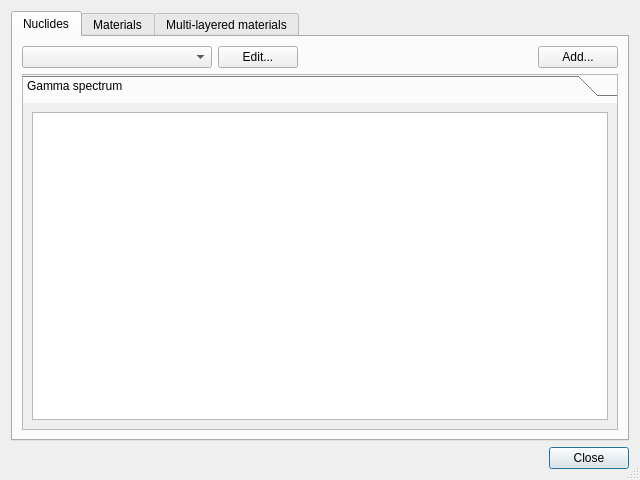
<?xml version="1.0" encoding="UTF-8"?>
<ui version="4.0">
 <class>RadianceReferenceDialog</class>
 <widget class="QDialog" name="RadianceReferenceDialog">
  <property name="windowModality">
   <enum>Qt::NonModal</enum>
  </property>
  <property name="geometry">
   <rect>
    <x>0</x>
    <y>0</y>
    <width>640</width>
    <height>480</height>
   </rect>
  </property>
  <property name="minimumSize">
   <size>
    <width>640</width>
    <height>480</height>
   </size>
  </property>
  <property name="windowTitle">
   <string>Reference</string>
  </property>
  <property name="sizeGripEnabled">
   <bool>true</bool>
  </property>
  <layout class="QVBoxLayout" name="verticalLayout">
   <item>
    <widget class="QTabWidget" name="tabWidget">
     <property name="currentIndex">
      <number>0</number>
     </property>
     <widget class="QWidget" name="nuclidesTabWidget">
      <attribute name="title">
       <string>Nuclides</string>
      </attribute>
      <layout class="QVBoxLayout" name="verticalLayout_2">
       <item>
        <layout class="QHBoxLayout" name="nuclideTopLayout">
         <item>
          <widget class="QComboBox" name="nuclideComboBox">
           <property name="maxVisibleItems">
            <number>20</number>
           </property>
           <property name="minimumContentsLength">
            <number>20</number>
           </property>
          </widget>
         </item>
         <item>
          <widget class="QPushButton" name="editNuclideButton">
           <property name="text">
            <string>Edit...</string>
           </property>
           <property name="icon">
            <iconset resource="../../resources/radiance.qrc">
             <normaloff>:/Radiance/icons/page_white_edit.png</normaloff>:/Radiance/icons/page_white_edit.png</iconset>
           </property>
           <property name="checkable">
            <bool>false</bool>
           </property>
           <property name="autoDefault">
            <bool>false</bool>
           </property>
          </widget>
         </item>
         <item>
          <spacer name="nuclideTopLayoutSpacer">
           <property name="orientation">
            <enum>Qt::Horizontal</enum>
           </property>
           <property name="sizeHint" stdset="0">
            <size>
             <width>40</width>
             <height>20</height>
            </size>
           </property>
          </spacer>
         </item>
         <item>
          <widget class="QPushButton" name="addNuclideButton">
           <property name="text">
            <string>Add...</string>
           </property>
           <property name="icon">
            <iconset resource="../../resources/radiance.qrc">
             <normaloff>:/Radiance/icons/page_white_add.png</normaloff>:/Radiance/icons/page_white_add.png</iconset>
           </property>
           <property name="autoDefault">
            <bool>false</bool>
           </property>
          </widget>
         </item>
        </layout>
       </item>
       <item>
        <widget class="QToolBox" name="nuclideCategoriesToolBox">
         <property name="frameShape">
          <enum>QFrame::StyledPanel</enum>
         </property>
         <property name="currentIndex">
          <number>0</number>
         </property>
         <widget class="QWidget" name="nuclideGammaSpectrumPage">
          <property name="geometry">
           <rect>
            <x>0</x>
            <y>0</y>
            <width>596</width>
            <height>326</height>
           </rect>
          </property>
          <attribute name="label">
           <string>Gamma spectrum</string>
          </attribute>
          <layout class="QHBoxLayout" name="horizontalLayout">
           <item>
            <widget class="QTableView" name="nuclideGammaSpectrumTableView">
             <property name="editTriggers">
              <set>QAbstractItemView::NoEditTriggers</set>
             </property>
             <property name="tabKeyNavigation">
              <bool>false</bool>
             </property>
             <property name="alternatingRowColors">
              <bool>true</bool>
             </property>
             <property name="selectionMode">
              <enum>QAbstractItemView::NoSelection</enum>
             </property>
             <property name="cornerButtonEnabled">
              <bool>false</bool>
             </property>
            </widget>
           </item>
          </layout>
         </widget>
        </widget>
       </item>
      </layout>
     </widget>
     <widget class="QWidget" name="materialsTabWidget">
      <attribute name="title">
       <string>Materials</string>
      </attribute>
      <layout class="QVBoxLayout" name="verticalLayout_4">
       <item>
        <layout class="QHBoxLayout" name="materialTopLayout">
         <item>
          <widget class="QComboBox" name="materialComboBox">
           <property name="maxVisibleItems">
            <number>20</number>
           </property>
           <property name="minimumContentsLength">
            <number>20</number>
           </property>
          </widget>
         </item>
         <item>
          <widget class="QPushButton" name="editMaterialButton">
           <property name="text">
            <string>Edit...</string>
           </property>
           <property name="icon">
            <iconset resource="../../resources/radiance.qrc">
             <normaloff>:/Radiance/icons/page_white_edit.png</normaloff>:/Radiance/icons/page_white_edit.png</iconset>
           </property>
           <property name="autoDefault">
            <bool>false</bool>
           </property>
          </widget>
         </item>
         <item>
          <spacer name="materialTopLayoutSpacer">
           <property name="orientation">
            <enum>Qt::Horizontal</enum>
           </property>
           <property name="sizeHint" stdset="0">
            <size>
             <width>40</width>
             <height>20</height>
            </size>
           </property>
          </spacer>
         </item>
         <item>
          <widget class="QPushButton" name="addMaterialButton">
           <property name="text">
            <string>Add...</string>
           </property>
           <property name="icon">
            <iconset resource="../../resources/radiance.qrc">
             <normaloff>:/Radiance/icons/page_white_add.png</normaloff>:/Radiance/icons/page_white_add.png</iconset>
           </property>
           <property name="autoDefault">
            <bool>false</bool>
           </property>
          </widget>
         </item>
        </layout>
       </item>
       <item>
        <layout class="QHBoxLayout" name="horizontalLayout_2" stretch="0,1">
         <item>
          <widget class="QLabel" name="rhoLabel">
           <property name="sizePolicy">
            <sizepolicy hsizetype="Fixed" vsizetype="Preferred">
             <horstretch>0</horstretch>
             <verstretch>0</verstretch>
            </sizepolicy>
           </property>
           <property name="font">
            <font>
             <weight>75</weight>
             <bold>true</bold>
            </font>
           </property>
           <property name="text">
            <string>ρ</string>
           </property>
          </widget>
         </item>
         <item>
          <widget class="QLabel" name="rhoValueLabel">
           <property name="sizePolicy">
            <sizepolicy hsizetype="Preferred" vsizetype="Preferred">
             <horstretch>0</horstretch>
             <verstretch>0</verstretch>
            </sizepolicy>
           </property>
           <property name="text">
            <string/>
           </property>
          </widget>
         </item>
        </layout>
       </item>
       <item>
        <widget class="QToolBox" name="materialCategoriesToolBox">
         <property name="frameShape">
          <enum>QFrame::StyledPanel</enum>
         </property>
         <property name="currentIndex">
          <number>0</number>
         </property>
         <widget class="QWidget" name="materialDoseBuildupFactorPage">
          <property name="geometry">
           <rect>
            <x>0</x>
            <y>0</y>
            <width>596</width>
            <height>278</height>
           </rect>
          </property>
          <attribute name="label">
           <string>Dose buildup factor</string>
          </attribute>
          <layout class="QVBoxLayout" name="verticalLayout_5">
           <item>
            <widget class="QLabel" name="top_label">
             <property name="text">
              <string>μd</string>
             </property>
             <property name="textFormat">
              <enum>Qt::PlainText</enum>
             </property>
             <property name="alignment">
              <set>Qt::AlignCenter</set>
             </property>
            </widget>
           </item>
           <item>
            <layout class="QHBoxLayout" name="doseBuildUpFactorLayout">
             <item>
              <widget class="QLabel" name="left_label">
               <property name="text">
                <string>E, MeV</string>
               </property>
               <property name="textFormat">
                <enum>Qt::PlainText</enum>
               </property>
              </widget>
             </item>
             <item>
              <widget class="QTableView" name="materialDoseBuildupFactorTableView">
               <property name="editTriggers">
                <set>QAbstractItemView::NoEditTriggers</set>
               </property>
               <property name="tabKeyNavigation">
                <bool>false</bool>
               </property>
               <property name="alternatingRowColors">
                <bool>true</bool>
               </property>
               <property name="selectionMode">
                <enum>QAbstractItemView::NoSelection</enum>
               </property>
               <property name="cornerButtonEnabled">
                <bool>false</bool>
               </property>
              </widget>
             </item>
            </layout>
           </item>
          </layout>
         </widget>
         <widget class="QWidget" name="materialMassAttenuationCoefficientPage">
          <property name="geometry">
           <rect>
            <x>0</x>
            <y>0</y>
            <width>89</width>
            <height>89</height>
           </rect>
          </property>
          <attribute name="label">
           <string>Mass attenuation coefficient</string>
          </attribute>
          <layout class="QVBoxLayout" name="verticalLayout_6">
           <item>
            <widget class="QTableView" name="materialMassAttenuationCoefficientTableView">
             <property name="editTriggers">
              <set>QAbstractItemView::NoEditTriggers</set>
             </property>
             <property name="tabKeyNavigation">
              <bool>false</bool>
             </property>
             <property name="alternatingRowColors">
              <bool>true</bool>
             </property>
             <property name="selectionMode">
              <enum>QAbstractItemView::NoSelection</enum>
             </property>
             <property name="cornerButtonEnabled">
              <bool>false</bool>
             </property>
            </widget>
           </item>
          </layout>
         </widget>
        </widget>
       </item>
      </layout>
     </widget>
     <widget class="QWidget" name="tab">
      <attribute name="title">
       <string>Multi-layered materials</string>
      </attribute>
      <layout class="QVBoxLayout" name="verticalLayout_3">
       <item>
        <layout class="QHBoxLayout" name="materialTopLayout_2" stretch="1,0,0">
         <item>
          <widget class="QComboBox" name="multiLayeredMaterialComboBox">
           <property name="sizePolicy">
            <sizepolicy hsizetype="Minimum" vsizetype="Fixed">
             <horstretch>0</horstretch>
             <verstretch>0</verstretch>
            </sizepolicy>
           </property>
           <property name="maxVisibleItems">
            <number>20</number>
           </property>
           <property name="minimumContentsLength">
            <number>50</number>
           </property>
          </widget>
         </item>
         <item>
          <widget class="QPushButton" name="editMultiLayeredMaterialButton">
           <property name="sizePolicy">
            <sizepolicy hsizetype="Maximum" vsizetype="Fixed">
             <horstretch>0</horstretch>
             <verstretch>0</verstretch>
            </sizepolicy>
           </property>
           <property name="text">
            <string>Edit...</string>
           </property>
           <property name="icon">
            <iconset resource="../../resources/radiance.qrc">
             <normaloff>:/Radiance/icons/page_white_edit.png</normaloff>:/Radiance/icons/page_white_edit.png</iconset>
           </property>
           <property name="autoDefault">
            <bool>false</bool>
           </property>
          </widget>
         </item>
         <item>
          <widget class="QPushButton" name="addMultiLayeredMaterialButton">
           <property name="sizePolicy">
            <sizepolicy hsizetype="Maximum" vsizetype="Fixed">
             <horstretch>0</horstretch>
             <verstretch>0</verstretch>
            </sizepolicy>
           </property>
           <property name="text">
            <string>Add...</string>
           </property>
           <property name="icon">
            <iconset resource="../../resources/radiance.qrc">
             <normaloff>:/Radiance/icons/page_white_add.png</normaloff>:/Radiance/icons/page_white_add.png</iconset>
           </property>
           <property name="autoDefault">
            <bool>false</bool>
           </property>
          </widget>
         </item>
        </layout>
       </item>
       <item>
        <widget class="QToolBox" name="nuclideCategoriesToolBox_2">
         <property name="frameShape">
          <enum>QFrame::StyledPanel</enum>
         </property>
         <property name="currentIndex">
          <number>0</number>
         </property>
         <widget class="QWidget" name="multiLayeredMaterialLayersPage">
          <property name="geometry">
           <rect>
            <x>0</x>
            <y>0</y>
            <width>596</width>
            <height>326</height>
           </rect>
          </property>
          <attribute name="label">
           <string>Layers</string>
          </attribute>
          <layout class="QHBoxLayout" name="horizontalLayout_4">
           <item>
            <widget class="QTableView" name="materialLayersTableView">
             <property name="editTriggers">
              <set>QAbstractItemView::NoEditTriggers</set>
             </property>
             <property name="tabKeyNavigation">
              <bool>false</bool>
             </property>
             <property name="alternatingRowColors">
              <bool>true</bool>
             </property>
             <property name="selectionMode">
              <enum>QAbstractItemView::NoSelection</enum>
             </property>
             <property name="cornerButtonEnabled">
              <bool>false</bool>
             </property>
            </widget>
           </item>
          </layout>
         </widget>
        </widget>
       </item>
      </layout>
     </widget>
    </widget>
   </item>
   <item>
    <layout class="QHBoxLayout" name="horizontalLayout_3">
     <item>
      <spacer name="horizontalSpacer">
       <property name="orientation">
        <enum>Qt::Horizontal</enum>
       </property>
       <property name="sizeHint" stdset="0">
        <size>
         <width>40</width>
         <height>20</height>
        </size>
       </property>
      </spacer>
     </item>
     <item>
      <widget class="QPushButton" name="closeButton">
       <property name="text">
        <string>Close</string>
       </property>
       <property name="autoDefault">
        <bool>true</bool>
       </property>
      </widget>
     </item>
    </layout>
   </item>
  </layout>
 </widget>
 <resources>
  <include location="../../resources/radiance.qrc"/>
 </resources>
 <connections>
  <connection>
   <sender>closeButton</sender>
   <signal>clicked()</signal>
   <receiver>RadianceReferenceDialog</receiver>
   <slot>reject()</slot>
   <hints>
    <hint type="sourcelabel">
     <x>592</x>
     <y>458</y>
    </hint>
    <hint type="destinationlabel">
     <x>319</x>
     <y>239</y>
    </hint>
   </hints>
  </connection>
 </connections>
</ui>
